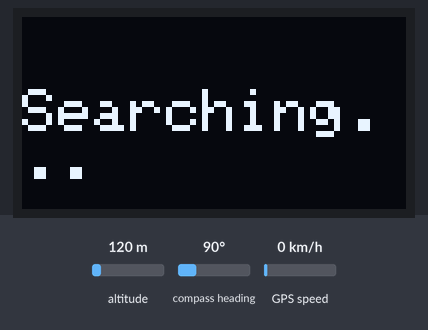
The sketch below on a simulated Arduino Nano, built with avr-gcc and run on an emulated ATmega328P. Shown: 128×64 one-colour display. Inputs (shaded band) come from the test bench; at power-on: GPS speed 0 km/h, altitude 120 m, compass heading 90°. The GPS gets a fix after 3 s at 37.7749, -122.4194 with 8 satellites.

Above: at 1.2 s.
1.3 s: GPS speed set to 2 km/h
At 3.8 s:
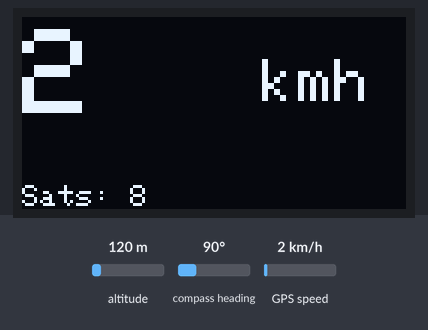
4.6 s: GPS speed set to 30 km/h
At 5.6 s:
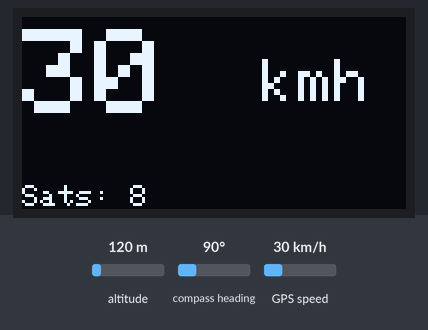
6.6 s: GPS speed set to 60 km/h
At 8.6 s:
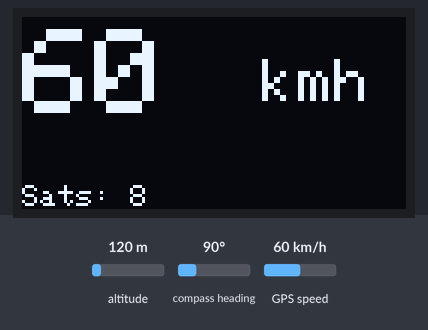
Timing chart, 0 to 10.1 s (numbered marks = the images above; inputs shaded):
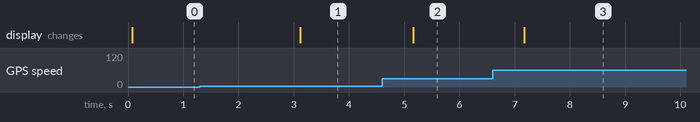

Measured:
- after the input at 1.3 s, the display: changes after 1.8 s (image 1)
- after the input at 4.6 s, the display: changes after 0.56 s (image 2)
- after the input at 6.6 s, the display: changes after 0.57 s (image 3)

The sketch:

gps_oled_speedometer.ino
```cpp
// Reads NEO-6M GPS data via SoftwareSerial using TinyGPS++, and displays current speed in km/h and satellite count on an SSD1306 OLED.
//
// Full tutorial: https://shillehtek.com/blogs/news/arduino-nano-neo6m-gps-oled-speedometer
// Parts used: https://shillehtek.com/products/gt-u7-gps-module-presoldered-1
//             https://shillehtek.com/products/0-96-i2c-blue-oled-display-module-4-pin-ssd1306
//             https://shillehtek.com/products/arduino-nano-v3-presoldered-ch340g-atmega328p
// More examples: https://github.com/shillehbean/shillehtek-examples
//

#include <TinyGPS++.h>
#include <SoftwareSerial.h>
#include <Wire.h>
#include <Adafruit_GFX.h>
#include <Adafruit_SSD1306.h>

SoftwareSerial gpsSerial(4, 3);
TinyGPSPlus gps;
Adafruit_SSD1306 oled(128, 64, &Wire, -1);

void setup() {
  Serial.begin(9600); gpsSerial.begin(9600);
  oled.begin(SSD1306_SWITCHCAPVCC, 0x3C);
  oled.setTextColor(SSD1306_WHITE);
}
void loop() {
  while (gpsSerial.available()) gps.encode(gpsSerial.read());

  oled.clearDisplay();
  if (gps.location.isValid() && gps.speed.isValid()) {
    float kmh = gps.speed.kmph();
    oled.setTextSize(4); oled.setCursor(0, 4);
    oled.print((int)kmh);
    oled.setTextSize(2); oled.setCursor(80, 14); oled.print("kmh");
    oled.setTextSize(1); oled.setCursor(0, 56);
    oled.printf("Sats: %d", gps.satellites.value());
  } else {
    oled.setTextSize(2); oled.setCursor(0, 24);
    oled.println("Searching...");
  }
  oled.display();
}
```
